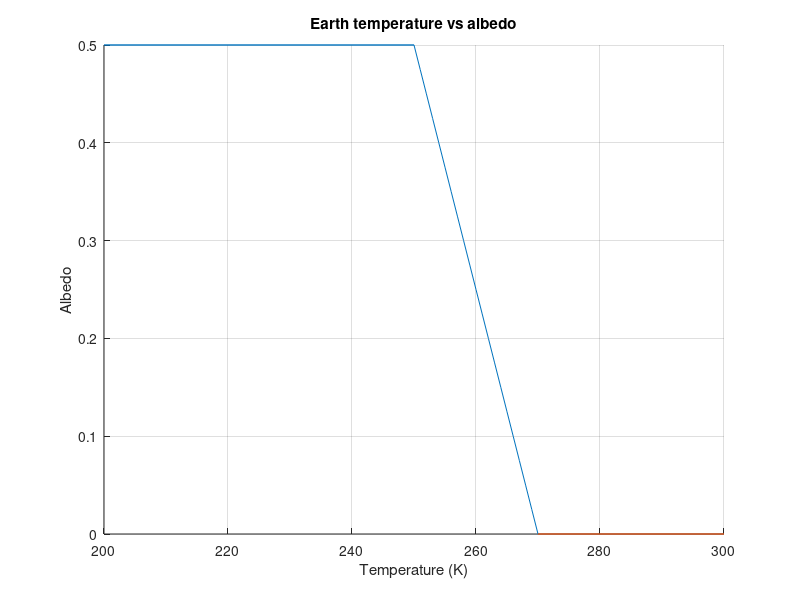

MATLAB code for this plot:
clear

% For plotting
h = figure;
hold on;
grid on;
title('Earth temperature vs albedo');
xlabel('Temperature (K)');
ylabel('Albedo');

% Variables
alpha = 0; % Albedo - describes how much sunlight Earth reflects.
sigma = 5.67 * 1e-8; % Stefan-Boltzmann constant - total intensity.
I = 344; % Incident - short-wave radiation from the sun.
% Base function - balance between amount of emitted/absorbed energy:
% (1 - alpha) * I  = sigma * T^4

% Case 1:
% When temperature on Earth is T1 = 235 K,
% then alpha is 0.5 (high albedo - there is ice and clouds reflecting sun).
alpha1 = 0.5;
T1_mean = nthroot((1-alpha1)*I/sigma, 4); % 234 K
line([200 250],[alpha1 alpha1],'LineWidth',1);

% Case 2:
% When temperature is between 250 and 270 K, then albedo has functional
% dependency of (270 - T) / 40. After solving balance equation and summing
% temperatures, then mean is 259 K.
T2 = 250:1:270;
alpha2 = (270 - T2) / 40;
T2_mean  = mean(nthroot((1-((270-T2)/40))*I/sigma, 4)); % 259 K
plot(T2, alpha2);

% Case 3:
% When temperature on Earth is T3 = 280 K,
% then alpha is 0 (low albedo - no ice and clouds reflecting sun).
alpha3 = 0;
T3_mean = nthroot((1-alpha3)*I/sigma, 4); % 279 K
line([270 300],[alpha3 alpha3],'LineWidth',1);

% Save plot to file
saveas(h, 'ex4','jpg');

% Summary: 
% In first case average temperature is 234 K, 
% in second case 259 K 
% and in third case 279 K.
